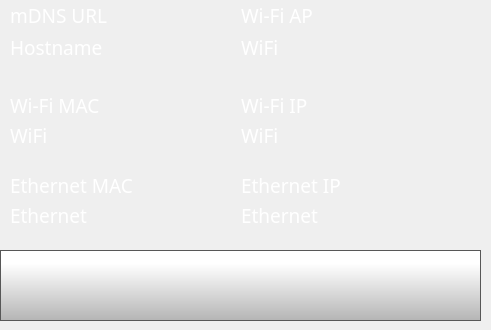
    <widget class="QWidget" name="networkInfoPage">
     <widget class="QLabel" name="hostnameLabel">
      <property name="geometry">
       <rect>
        <x>10</x>
        <y>0</y>
        <width>240</width>
        <height>31</height>
       </rect>
      </property>
      <property name="font">
       <font>
        <family>Gotham Light</family>
        <pointsize>14</pointsize>
        <weight>50</weight>
        <bold>false</bold>
       </font>
      </property>
      <property name="styleSheet">
       <string notr="true">color: rgb(255, 255, 255);
background-color: rgba(255, 255, 255, 0);</string>
      </property>
      <property name="text">
       <string>mDNS URL</string>
      </property>
     </widget>
     <widget class="QLabel" name="hostname">
      <property name="geometry">
       <rect>
        <x>10</x>
        <y>22</y>
        <width>240</width>
        <height>51</height>
       </rect>
      </property>
      <property name="font">
       <font>
        <family>Gotham Light</family>
        <pointsize>14</pointsize>
        <weight>50</weight>
        <bold>false</bold>
       </font>
      </property>
      <property name="styleSheet">
       <string notr="true">color: rgb(255, 255, 255);
background-color: rgba(255, 255, 255, 0);</string>
      </property>
      <property name="text">
       <string>Hostname</string>
      </property>
     </widget>
     <widget class="QLabel" name="wifiIpLabel">
      <property name="geometry">
       <rect>
        <x>10</x>
        <y>90</y>
        <width>240</width>
        <height>31</height>
       </rect>
      </property>
      <property name="font">
       <font>
        <family>Gotham Light</family>
        <pointsize>14</pointsize>
        <weight>50</weight>
        <bold>false</bold>
       </font>
      </property>
      <property name="styleSheet">
       <string notr="true">color: rgb(255, 255, 255);
background-color: rgba(255, 255, 255, 0);</string>
      </property>
      <property name="text">
       <string>Wi-Fi MAC</string>
      </property>
     </widget>
     <widget class="QLabel" name="wifiMac">
      <property name="geometry">
       <rect>
        <x>10</x>
        <y>110</y>
        <width>241</width>
        <height>51</height>
       </rect>
      </property>
      <property name="font">
       <font>
        <family>Gotham Light</family>
        <pointsize>14</pointsize>
        <weight>50</weight>
        <bold>false</bold>
       </font>
      </property>
      <property name="styleSheet">
       <string notr="true">color: rgb(255, 255, 255);
background-color: rgba(255, 255, 255, 0);</string>
      </property>
      <property name="text">
       <string>WiFi</string>
      </property>
     </widget>
     <widget class="QLabel" name="lanIpLabel">
      <property name="geometry">
       <rect>
        <x>10</x>
        <y>170</y>
        <width>240</width>
        <height>31</height>
       </rect>
      </property>
      <property name="font">
       <font>
        <family>Gotham Light</family>
        <pointsize>14</pointsize>
        <weight>50</weight>
        <bold>false</bold>
       </font>
      </property>
      <property name="styleSheet">
       <string notr="true">color: rgb(255, 255, 255);
background-color: rgba(255, 255, 255, 0);</string>
      </property>
      <property name="text">
       <string>Ethernet MAC</string>
      </property>
     </widget>
     <widget class="QLabel" name="lanMac">
      <property name="geometry">
       <rect>
        <x>10</x>
        <y>190</y>
        <width>240</width>
        <height>51</height>
       </rect>
      </property>
      <property name="font">
       <font>
        <family>Gotham Light</family>
        <pointsize>14</pointsize>
        <weight>50</weight>
        <bold>false</bold>
       </font>
      </property>
      <property name="styleSheet">
       <string notr="true">color: rgb(255, 255, 255);
background-color: rgba(255, 255, 255, 0);</string>
      </property>
      <property name="text">
       <string>Ethernet</string>
      </property>
     </widget>
     <widget class="QPushButton" name="networkInfoBackButton">
      <property name="geometry">
       <rect>
        <x>0</x>
        <y>250</y>
        <width>481</width>
        <height>71</height>
       </rect>
      </property>
      <property name="minimumSize">
       <size>
        <width>0</width>
        <height>0</height>
       </size>
      </property>
      <property name="font">
       <font>
        <family>Gotham Light</family>
        <pointsize>9</pointsize>
       </font>
      </property>
      <property name="styleSheet">
       <string notr="true">QPushButton {
     border: 1px solid rgb(87, 87, 87);
	background-color: qlineargradient(spread:pad, x1:0, y1:1, x2:0, y2:0.188, stop:0 rgba(180, 180, 180, 255), stop:1 rgba(255, 255, 255, 255));


}

QPushButton:pressed {
    background-color: qlineargradient(x1: 0, y1: 0, x2: 0, y2: 1,
                                      stop: 0 #dadbde, stop: 1 #f6f7fa);
}

QPushButton:flat {
    border: none; /* no border for a flat push button */
}

QPushButton:default {
    border-color: navy; /* make the default button prominent */
}</string>
      </property>
      <property name="text">
       <string/>
      </property>
      <property name="icon">
       <iconset>
        <normaloff>templates/img/arrows-4.png</normaloff>templates/img/arrows-4.png</iconset>
      </property>
      <property name="iconSize">
       <size>
        <width>50</width>
        <height>50</height>
       </size>
      </property>
      <property name="checkable">
       <bool>false</bool>
      </property>
      <property name="autoDefault">
       <bool>false</bool>
      </property>
      <property name="default">
       <bool>false</bool>
      </property>
      <property name="flat">
       <bool>false</bool>
      </property>
     </widget>
     <widget class="QLabel" name="wifiMacLabel">
      <property name="geometry">
       <rect>
        <x>241</x>
        <y>90</y>
        <width>240</width>
        <height>31</height>
       </rect>
      </property>
      <property name="font">
       <font>
        <family>Gotham Light</family>
        <pointsize>14</pointsize>
        <weight>50</weight>
        <bold>false</bold>
       </font>
      </property>
      <property name="styleSheet">
       <string notr="true">color: rgb(255, 255, 255);
background-color: rgba(255, 255, 255, 0);</string>
      </property>
      <property name="text">
       <string>Wi-Fi IP</string>
      </property>
     </widget>
     <widget class="QLabel" name="lanMacLabel">
      <property name="geometry">
       <rect>
        <x>241</x>
        <y>170</y>
        <width>240</width>
        <height>31</height>
       </rect>
      </property>
      <property name="font">
       <font>
        <family>Gotham Light</family>
        <pointsize>14</pointsize>
        <weight>50</weight>
        <bold>false</bold>
       </font>
      </property>
      <property name="styleSheet">
       <string notr="true">color: rgb(255, 255, 255);
background-color: rgba(255, 255, 255, 0);</string>
      </property>
      <property name="text">
       <string>Ethernet IP</string>
      </property>
     </widget>
     <widget class="QLabel" name="wifiIp">
      <property name="geometry">
       <rect>
        <x>241</x>
        <y>110</y>
        <width>241</width>
        <height>51</height>
       </rect>
      </property>
      <property name="font">
       <font>
        <family>Gotham Light</family>
        <pointsize>14</pointsize>
        <weight>50</weight>
        <bold>false</bold>
       </font>
      </property>
      <property name="styleSheet">
       <string notr="true">color: rgb(255, 255, 255);
background-color: rgba(255, 255, 255, 0);</string>
      </property>
      <property name="text">
       <string>WiFi</string>
      </property>
     </widget>
     <widget class="QLabel" name="lanIp">
      <property name="geometry">
       <rect>
        <x>241</x>
        <y>190</y>
        <width>240</width>
        <height>51</height>
       </rect>
      </property>
      <property name="font">
       <font>
        <family>Gotham Light</family>
        <pointsize>14</pointsize>
        <weight>50</weight>
        <bold>false</bold>
       </font>
      </property>
      <property name="styleSheet">
       <string notr="true">color: rgb(255, 255, 255);
background-color: rgba(255, 255, 255, 0);</string>
      </property>
      <property name="text">
       <string>Ethernet</string>
      </property>
     </widget>
     <widget class="QLabel" name="wifiApLabel">
      <property name="geometry">
       <rect>
        <x>241</x>
        <y>0</y>
        <width>240</width>
        <height>31</height>
       </rect>
      </property>
      <property name="font">
       <font>
        <family>Gotham Light</family>
        <pointsize>14</pointsize>
        <weight>50</weight>
        <bold>false</bold>
       </font>
      </property>
      <property name="styleSheet">
       <string notr="true">color: rgb(255, 255, 255);
background-color: rgba(255, 255, 255, 0);</string>
      </property>
      <property name="text">
       <string>Wi-Fi AP</string>
      </property>
     </widget>
     <widget class="QLabel" name="wifiAp">
      <property name="geometry">
       <rect>
        <x>241</x>
        <y>22</y>
        <width>240</width>
        <height>51</height>
       </rect>
      </property>
      <property name="font">
       <font>
        <family>Gotham Light</family>
        <pointsize>14</pointsize>
        <weight>50</weight>
        <bold>false</bold>
       </font>
      </property>
      <property name="styleSheet">
       <string notr="true">color: rgb(255, 255, 255);
background-color: rgba(255, 255, 255, 0);</string>
      </property>
      <property name="text">
       <string>WiFi</string>
      </property>
     </widget>
     <zorder>hostnameLabel</zorder>
     <zorder>wifiIpLabel</zorder>
     <zorder>wifiMac</zorder>
     <zorder>lanIpLabel</zorder>
     <zorder>lanMac</zorder>
     <zorder>networkInfoBackButton</zorder>
     <zorder>hostname</zorder>
     <zorder>wifiMacLabel</zorder>
     <zorder>lanMacLabel</zorder>
     <zorder>wifiIp</zorder>
     <zorder>lanIp</zorder>
     <zorder>wifiApLabel</zorder>
     <zorder>wifiAp</zorder>
    </widget>
